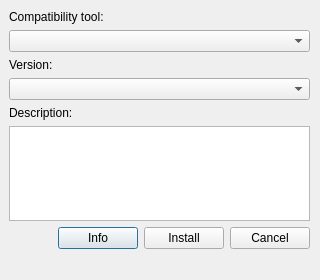
<?xml version="1.0" encoding="UTF-8"?>
<ui version="4.0">
 <class>PupguiInstallDialog</class>
 <widget class="QDialog" name="PupguiInstallDialog">
  <property name="geometry">
   <rect>
    <x>0</x>
    <y>0</y>
    <width>320</width>
    <height>280</height>
   </rect>
  </property>
  <property name="minimumSize">
   <size>
    <width>320</width>
    <height>280</height>
   </size>
  </property>
  <property name="maximumSize">
   <size>
    <width>320</width>
    <height>280</height>
   </size>
  </property>
  <property name="windowTitle">
   <string>Install Compatibility Tool</string>
  </property>
  <property name="modal">
   <bool>true</bool>
  </property>
  <widget class="QWidget" name="verticalLayoutWidget">
   <property name="geometry">
    <rect>
     <x>9</x>
     <y>10</y>
     <width>301</width>
     <height>301</height>
    </rect>
   </property>
   <layout class="QVBoxLayout" name="verticalLayout">
    <property name="sizeConstraint">
     <enum>QLayout::SetDefaultConstraint</enum>
    </property>
    <item>
     <widget class="QLabel" name="lblCompatTool">
      <property name="text">
       <string>Compatibility tool:</string>
      </property>
     </widget>
    </item>
    <item>
     <widget class="QComboBox" name="comboCompatTool">
      <property name="focusPolicy">
       <enum>Qt::StrongFocus</enum>
      </property>
     </widget>
    </item>
    <item>
     <widget class="QLabel" name="lblCompatToolVersion">
      <property name="text">
       <string>Version:</string>
      </property>
     </widget>
    </item>
    <item>
     <widget class="QComboBox" name="comboCompatToolVersion"/>
    </item>
    <item>
     <widget class="QLabel" name="lblTxtDescription">
      <property name="text">
       <string>Description:</string>
      </property>
     </widget>
    </item>
    <item>
     <widget class="QTextEdit" name="txtDescription">
      <property name="maximumSize">
       <size>
        <width>16777215</width>
        <height>95</height>
       </size>
      </property>
      <property name="readOnly">
       <bool>true</bool>
      </property>
     </widget>
    </item>
    <item>
     <layout class="QHBoxLayout" name="button_box">
      <item>
       <spacer name="horizontalSpacer">
        <property name="orientation">
         <enum>Qt::Horizontal</enum>
        </property>
        <property name="sizeHint" stdset="0">
         <size>
          <width>40</width>
          <height>20</height>
         </size>
        </property>
       </spacer>
      </item>
      <item>
       <widget class="QPushButton" name="btnInfo">
        <property name="text">
         <string>Info</string>
        </property>
       </widget>
      </item>
      <item>
       <widget class="QPushButton" name="btnInstall">
        <property name="text">
         <string>Install</string>
        </property>
       </widget>
      </item>
      <item>
       <widget class="QPushButton" name="btnCancel">
        <property name="text">
         <string>Cancel</string>
        </property>
       </widget>
      </item>
     </layout>
    </item>
    <item>
     <spacer name="verticalSpacer">
      <property name="orientation">
       <enum>Qt::Vertical</enum>
      </property>
      <property name="sizeHint" stdset="0">
       <size>
        <width>20</width>
        <height>40</height>
       </size>
      </property>
     </spacer>
    </item>
   </layout>
  </widget>
 </widget>
 <resources/>
 <connections/>
</ui>
